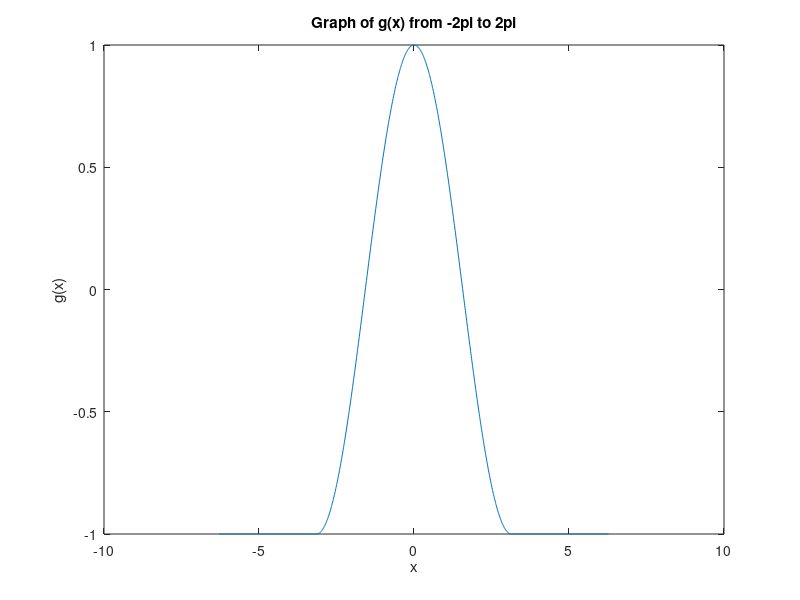

The MATLAB source for this figure:
%Zakary Steenhoek
%HW 5.1
%MAE215
%3.31.23

%Formatting, clearing memory and workspace
clc;
clear;
format compact;

%Declaring variables
x = -2*pi:0.01:2*pi;
g = -1*(x < -pi) + cos(x).*(x >= -pi).*(x <= pi) + -1*(x > pi);

%Plotting the graph of g(x) 
plot(x,g);
title('Graph of g(x) from -2pi to 2pi');
xlabel("x");
ylabel("g(x)");